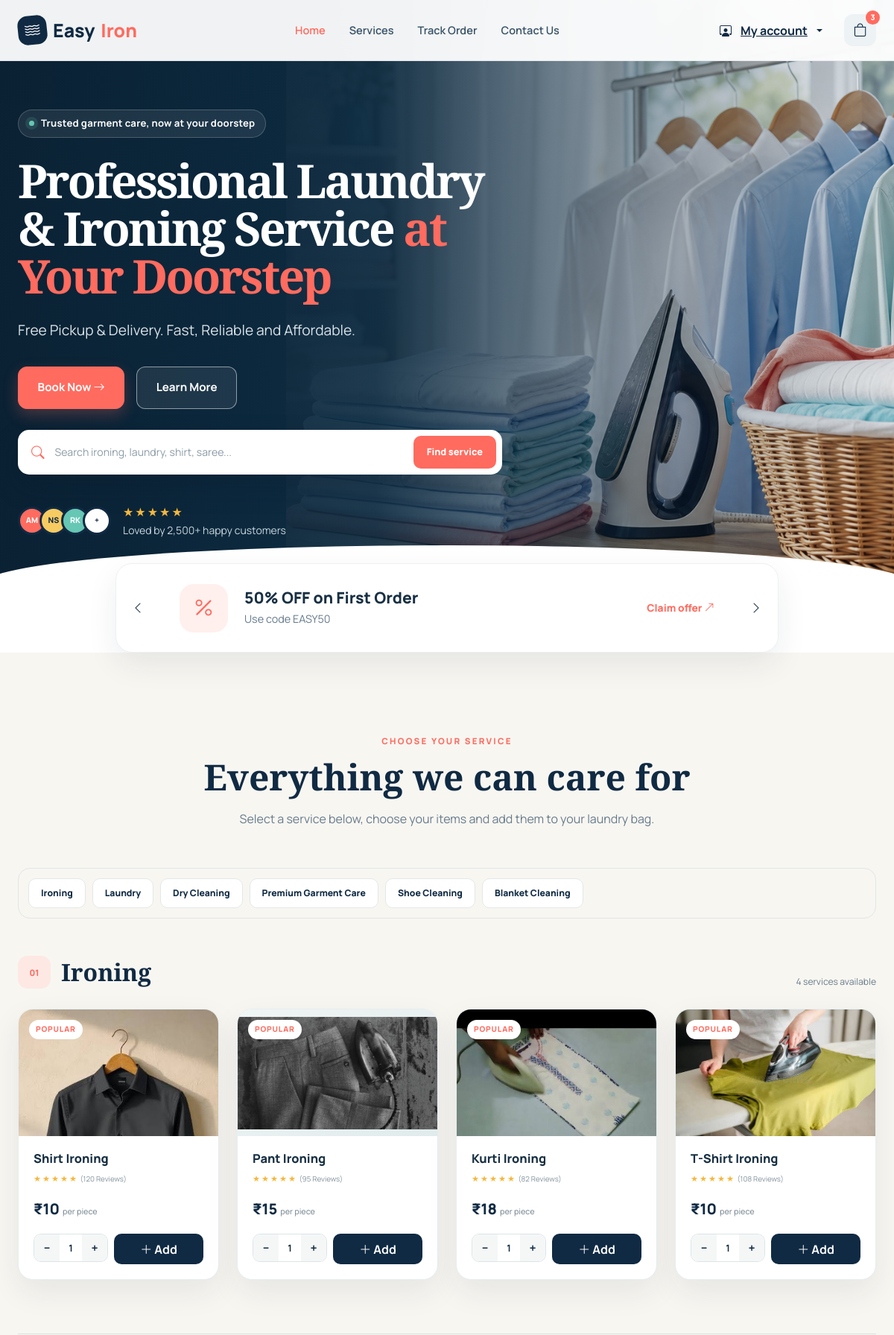
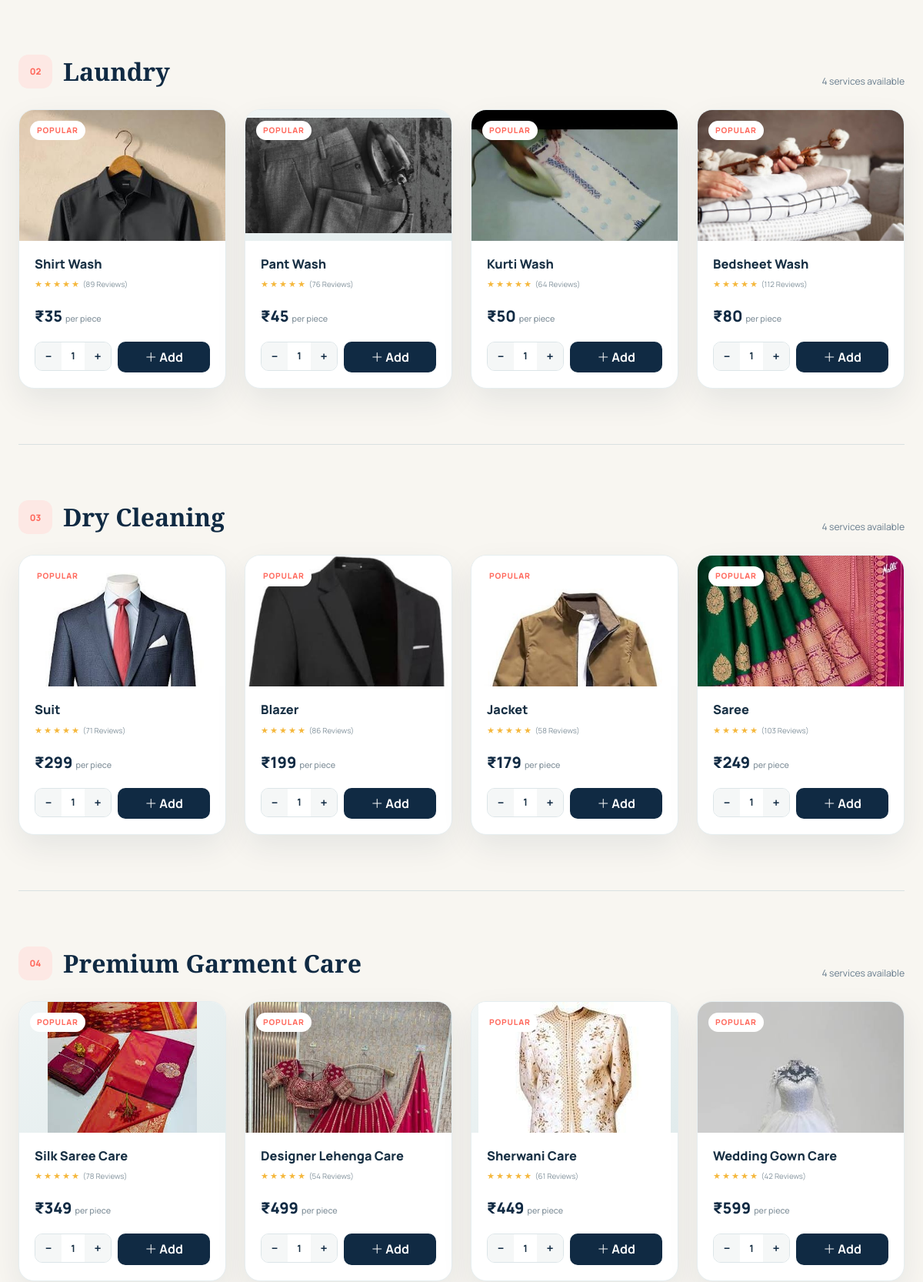
The app's page / (signed in, upper part) with its own data (2 pictures, top to bottom).
### user_app/models.py (models this page shows, shortened)
class CartItem(models.Model):
    cart = models.ForeignKey(Cart, related_name="items", on_delete=models.CASCADE)
    item_name = models.CharField(max_length=120)
    quantity = models.PositiveIntegerField(default=1)
    price = models.DecimalField(max_digits=8, decimal_places=2, default=0)
    added_at = models.DateTimeField(auto_now_add=True)
    class Meta:
        ordering = ["-added_at"]
    @property
    def total_price(self):
        return self.quantity * self.price

### user_app/views.py (the view)
# urls.py: path("", views.homepage, name="homepage"),
def homepage(request):
    categories = list(ServiceCategory.objects.prefetch_related("items").all())
    banners = list(Banner.objects.filter(is_active=True))
    reviews = list(CustomerReview.objects.filter(is_featured=True))
    latest_order = None
    if request.user.is_authenticated:
        latest_order = request.user.orders.filter(
            payment_status=Order.PAYMENT_PAID,
        ).first()
    if not categories:
        categories = [
            {"name": "Ironing Service", "slug": "ironing", "icon": "bi-steam", "description": "Crisp, wrinkle-free finishing for everyday wear."},
            {"name": "Laundry Service", "slug": "laundry", "icon": "bi-droplet", "description": "Fresh, hygienic washing with fabric-safe care."},
            {"name": "Dry Cleaning", "slug": "dry-cleaning", "icon": "bi-stars", "description": "Specialist cleaning for delicate and formal wear."},
            {"name": "Premium Garment Care", "slug": "premium", "icon": "bi-gem", "description": "Signature care for luxury and designer garments."},
            {"name": "Shoe Cleaning", "slug": "shoes", "icon": "bi-brush", "description": "Deep cleaning that brings your footwear back to life."},
            {"name": "Blanket Cleaning", "slug": "blankets", "icon": "bi-layers", "description": "Deep, gentle cleaning for blankets and comforters."},
        ]
    if not banners:
        banners = [
            {"title": "50% OFF on First Order", "subtitle": "Use code EASY50"},
            {"title": "Free Pickup & Delivery", "subtitle": "Right from your doorstep"},
            {"title": "Same Day Service", "subtitle": "Fresh clothes, faster"},
            {"title": "Premium Garment Care", "subtitle": "Special care for special clothes"},
            {"title": "Monthly Laundry Subscription", "subtitle": "Save more every month"},
        ]
    if not reviews:
        reviews = [
            {"name": "Aarav Mehta", "rating": 5, "review": "Super convenient and the shirts came back perfectly pressed. Pickup was exactly on time."},
            {"name": "Neha Sharma", "rating": 5, "review": "EasyIron handled my silk saree beautifully. The packaging and finish felt truly premium."},
            {"name": "Rohan Kapoor", "rating": 5, "review": "The monthly plan is excellent value. Reliable service and very responsive support."},
        ]
    return render(
        request,
        "home/home.html",
        {
            "categories": categories,
            "banners": banners,
            "reviews": reviews,
            "item_groups": DEFAULT_ITEM_GROUPS,
            "latest_order": latest_order,
        },
    )

### user_app/context_processors.py (called while the page is built)
def cart_summary(request):
    if not request.user.is_authenticated:
        return {
            "cart_count": 0,
            "cart_items": [],
            "cart_subtotal": 0,
        }
    from .models import Cart
    cart = (
        Cart.objects.filter(user=request.user, active=True)
        .prefetch_related("items")
        .first()
    )
    if not cart:
        return {
            "cart_count": 0,
            "cart_items": [],
            "cart_subtotal": 0,
        }
    items = list(cart.items.all())
    return {
        "cart_count": sum(item.quantity for item in items),
        "cart_items": items,
        "cart_subtotal": sum(item.total_price for item in items),
    }

### templates/home/home.html (shortened to what this page needs)
{% extends "base.html" %}
{% load static %}
{% block content %}
<main>
  <section class="hero" id="home">
    <img class="hero-bg-image" src="{% static 'images/easyiron-hero.png' %}" alt="" aria-hidden="true">
    <div class="container hero-content">
      <div class="row align-items-center min-vh-100">
        <div class="col-lg-7">
          <div class="hero-copy">
            <div class="hero-pill"><span></span> Trusted garment care, now at your doorstep</div>
            <h1>Professional Laundry &amp; Ironing Service <em>at Your Doorstep</em></h1>
            <p>Free Pickup &amp; Delivery. Fast, Reliable and Affordable.</p>
            <div class="d-flex flex-wrap gap-3">
              <a href="#clothes" class="btn btn-brand btn-lg">Book Now <i class="bi bi-arrow-right"></i></a>
              <a href="#how-it-works" class="btn btn-glass btn-lg">Learn More</a>
            </div>
            <form class="service-search" action="{% url 'home:search_services' %}" method="get" role="search">
              <i class="bi bi-search"></i>
              <input type="search" name="q" placeholder="Search ironing, laundry, shirt, saree..." aria-label="Search services" required>
              <button type="submit">Find service</button>
            </form>
            <div class="hero-trust">
              <div class="avatar-stack"><span>AM</span><span>NS</span><span>RK</span><span>+</span></div>
              <div><div class="stars">★★★★★</div><small>Loved by 2,500+ happy customers</small></div>
            </div>
          </div>
        </div>
      </div>
    </div>
  </section>
  <section class="promo-wrap">
    <div class="container">
      <div id="promoCarousel" class="carousel slide promo-carousel" data-bs-ride="carousel" data-bs-interval="3200">
        <div class="carousel-inner">
          {% for banner in banners %}
          <div class="carousel-item {% if forloop.first %}active{% endif %}">
            <div class="promo-slide">
              <div class="promo-icon"><i class="bi {% cycle 'bi-percent' 'bi-truck' 'bi-lightning-charge' 'bi-stars' 'bi-calendar2-check' %}"></i></div>
              <div><h3>{{ banner.title }}</h3><p>{{ banner.subtitle }}</p></div>
              <a href="#clothes">Claim offer <i class="bi bi-arrow-up-right"></i></a>
            </div>
          </div>
          {% endfor %}
        </div>
        <button class="carousel-control-prev" type="button" data-bs-target="#promoCarousel" data-bs-slide="prev"><i class="bi bi-chevron-left"></i></button>
        <button class="carousel-control-next" type="button" data-bs-target="#promoCarousel" data-bs-slide="next"><i class="bi bi-chevron-right"></i></button>
      </div>
    </div>
  </section>
  <section class="section-pad clothes-section" id="clothes">
    <div class="container">
      <div class="section-heading text-center">
        <span class="eyebrow">Choose your service</span>
        <h2>Everything we can care for</h2>
        <p>Select a service below, choose your items and add them to your laundry bag.</p>
      </div>
      <nav class="service-jump-nav" aria-label="Service categories">
        {% for group in item_groups %}
        <a href="#service-{{ group.slug }}">{{ group.name }}</a>
        {% endfor %}
      </nav>
      <div class="service-shelves">
        {% for group in item_groups %}
        <section class="service-shelf" id="service-{{ group.slug }}">
          <div class="service-shelf-heading">
            <div>
              <span class="service-number">0{{ forloop.counter }}</span>
              <h3>{{ group.name }}</h3>
            </div>
            <span>{{ group.items|length }} services available</span>
          </div>
          <div class="row g-4">
            {% for item in group.items %}
            <div class="col-sm-6 col-lg-3">
              <article class="item-card" data-name="{{ item.name }}" data-price="{{ item.price }}">
                <div class="item-image">
                  {% if item.image %}
                    <img src="{% static item.image %}" alt="{{ item.name }}" />
                  {% else %}
                    <img src="{% static group.image %}" alt="{{ item.name }}" />
                  {% endif %}
                  <span class="care-tag">Popular</span>
                </div>
                <div class="item-body">
                  <h4>{{ item.name }}</h4>
                  <div class="rating"><span>★★★★★</span> <small>({{ item.reviews }} Reviews)</small></div>
                  <div class="item-price">₹{{ item.price }} <small>per piece</small></div>
                  <div class="item-actions">
                    {% if user.is_authenticated %}
                    <form action="{% url 'home:add_to_cart' %}" method="post" class="d-flex flex-grow-1 gap-2" data-cart-form>
                      <div class="quantity"><button class="qty-minus" type="button">−</button><span>1</span><button class="qty-plus" type="button">+</button></div>
                      <button class="btn add-cart" type="submit"><i class="bi bi-plus-lg"></i> Add</button>
                    </form>
                    {% else %}
                    <div class="quantity"><button class="qty-minus" type="button">−</button><span>1</span><button class="qty-plus" type="button">+</button></div>
                    <a class="btn add-cart" href="{% url 'home:login' %}?next={{ request.get_full_path|urlencode }}"><i class="bi bi-plus-lg"></i> Add</a>
                    {% endif %}
                  </div>
                </div>
              </article>
            </div>
            {% endfor %}
          </div>
        </section>
        {% endfor %}
      </div>
    </div>
  </section>
</main>
{% endblock %}

### templates/base.html (shortened to what this page needs)
{% load static %}
<!doctype html>
<html lang="en">
<head>
  <link href="https://cdn.jsdelivr.net/npm/bootstrap@5.3.3/dist/css/bootstrap.min.css" rel="stylesheet">
  <link href="https://cdn.jsdelivr.net/npm/bootstrap-icons@1.11.3/font/bootstrap-icons.min.css" rel="stylesheet">
  <link href="{% static 'css/style.css' %}" rel="stylesheet">
</head>
<body>
  <nav class="navbar navbar-expand-lg fixed-top">
    <div class="container">
      <a class="navbar-brand" href="{% url 'home:homepage' %}">
        <span class="logo-mark"><i class="bi bi-water"></i></span>Easy<span>Iron</span>
      </a>
      <div class="collapse navbar-collapse" id="mainNav">
        <ul class="navbar-nav mx-auto">
          <li class="nav-item"><a class="nav-link active" href="{% url 'home:homepage' %}#home">Home</a></li>
          <li class="nav-item"><a class="nav-link" href="{% url 'home:homepage' %}#clothes">Services</a></li>
          <li class="nav-item"><a class="nav-link" href="{% url 'home:homepage' %}#track">Track Order</a></li>
          <li class="nav-item"><a class="nav-link" href="{% url 'home:help_center' %}">Contact Us</a></li>
        </ul>
        <div class="nav-actions d-flex gap-2 align-items-center">
          {% if user.is_authenticated %}
          <div class="dropdown account-dropdown">
            <button class="btn btn-link account-button dropdown-toggle d-flex align-items-center gap-2" type="button" data-bs-toggle="dropdown" aria-expanded="false">
              <i class="bi bi-person-workspace me-1" aria-hidden="true"></i>
              <span class="account-name d-none d-lg-inline">My account</span>
            </button>
          </div>
          {% endif %}
          <button class="cart-button" data-bs-toggle="offcanvas" data-bs-target="#cartPanel" aria-label="Open cart">
            <i class="bi bi-bag"></i><span id="cartCount">{{ cart_count|default:0 }}</span>
          </button>
        </div>
      </div>
    </div>
  </nav>
  {% block content %}{% endblock %}
</body>
</html>

### records on screen
CartItem: name "Pant Ironing", reviews "95", price "15"
CartItem: name "Kurti Ironing", reviews "82", price "18"
CartItem: shows a picture, name "T-Shirt Ironing", reviews "108", price "10"

### other values on screen
{{ cart_count|default:0 }} "3"
{{ banner.title }} "50% OFF on First Order"
{{ banner.subtitle }} "Use code EASY50"
{{ group.name }} "Ironing" "Laundry" "Dry Cleaning" "Premium Garment Care" "Shoe Cleaning" "Blanket Cleaning"
{{ group.name }} "Ironing" "Laundry" "Dry Cleaning" "Premium Garment Care"
{{ group.items|length }} "4" "4" "4" "4"
{{ item.name }} "Shirt Ironing" "Shirt Wash" "Pant Wash" "Kurti Wash" "Bedsheet Wash" "Suit" "Blazer" "Jacket" "Saree" "Silk Saree Care" "Designer Lehenga Care" "Sherwani Care" "Wedding Gown Care"
{{ item.reviews }} "120" "89" "76" "64" "112" "71" "86" "58" "103" "78" "54" "61" "42"
{{ item.price }} "10" "35" "45" "50" "80" "299" "199" "179" "249" "349" "499" "449" "599"
